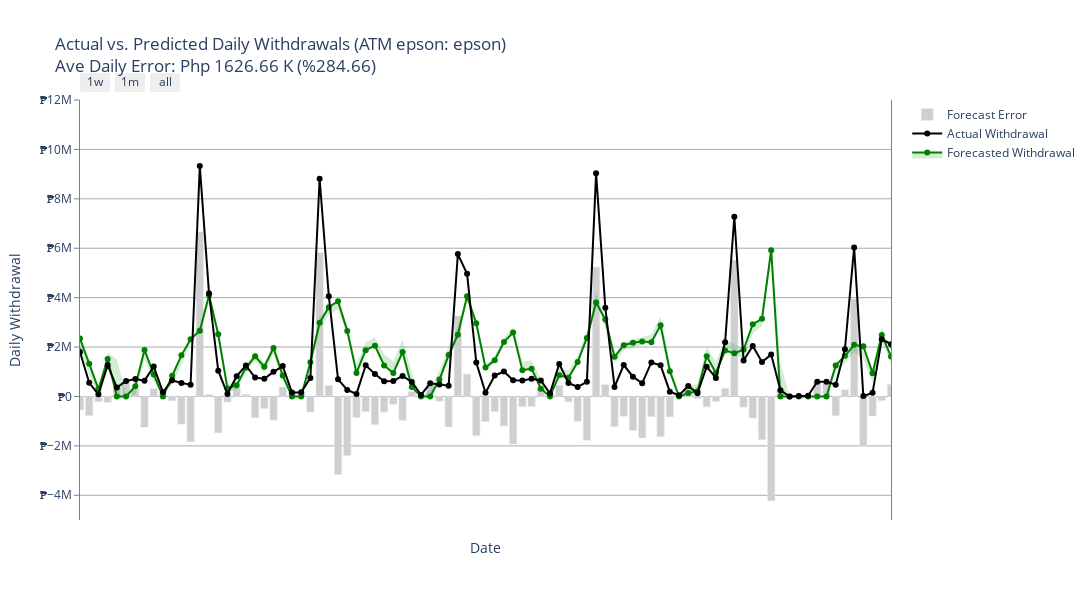

Source (notebook cell):
### Code cell
# forecast=model.predict(series[0+dev_length:])
# model.plot_components(forecast);

all_ = prep_viz(model)
fviz.visual(all_,holi, path+'Prophet Visuals/');

### Figure 1 — Plotly figure (JSON) as saved in the notebook; plotly's stock layout.template omitted (floating-point values rounded to 4 significant figures; data arrays with more than 128 entries replaced by an {"elided": "..."} marker saying what was removed)
{"data": [{"line": {"width": 0}, "marker": {"color": "rgba(44,160,44,0.2)"}, "mode": "lines", "name": "Lower Bound", "showlegend": false, "type": "scatter", "x": {"elided": "1082 str values"}, "y": {"elided": "1082 float values"}}, {"fill": "tonexty", "fillcolor": "rgba(44,160,44,0.2)", "line": {"color": "green"}, "mode": "lines+markers", "name": "Forecasted Withdrawal", "showlegend": true, "type": "scatter", "x": {"elided": "1082 str values"}, "y": {"elided": "1082 float values"}}, {"fill": "tonexty", "fillcolor": "rgba(44,160,44,0.2)", "line": {"width": 0}, "marker": {"color": "rgba(44,160,44,0.2)"}, "mode": "lines", "name": "Upper Bound", "showlegend": false, "type": "scatter", "x": {"elided": "1082 str values"}, "y": {"elided": "1082 float values"}}, {"line": {"color": "rgba(0,0,0,1)"}, "mode": "lines+markers", "name": "Actual Withdrawal", "showlegend": true, "type": "scatter", "x": {"elided": "1082 str values"}, "y": {"elided": "1082 int values"}}, {"marker": {"color": "rgba(207,207,207,1)"}, "name": "Forecast Error", "showlegend": true, "type": "bar", "x": {"elided": "1082 str values"}, "y": {"elided": "1082 float values"}}], "layout": {"height": 600, "paper_bgcolor": "rgb(255,255,255)", "plot_bgcolor": "rgb(255,255,255)", "showlegend": true, "title": {"text": "Actual vs. Predicted Daily Withdrawals (ATM epson: epson)<br>Ave Daily Error: Php 1626.66 K (%284.66)"}, "width": 1200, "xaxis": {"gridcolor": "rgb(165,172,175)", "gridwidth": 0.5, "range": ["2019-02-01", "2019-04-30"], "rangeselector": {"buttons": [{"count": 7, "label": "1w", "step": "day"}, {"count": 1, "label": "1m", "step": "month"}, {"step": "all"}]}, "rangeslider": {"visible": false}, "showgrid": true, "showline": false, "showticklabels": true, "tickcolor": "rgb(127,127,127)", "tickformat": "%b %d <br>%Y <br>(%a)", "tickmode": "array", "ticks": "outside", "ticktext": [], "tickvals": {"elided": "1082 int values"}, "title": {"text": "Date"}, "type": "date", "zeroline": false}, "yaxis": {"gridcolor": "rgb(165,172,175)", "linecolor": "gray", "mirror": true, "range": [-5000000, 12000000], "showgrid": true, "showline": true, "showticklabels": true, "tickcolor": "rgb(127,127,127)", "tickprefix": "₱", "ticks": "outside", "title": {"text": "Daily Withdrawal"}, "zeroline": false}}}
